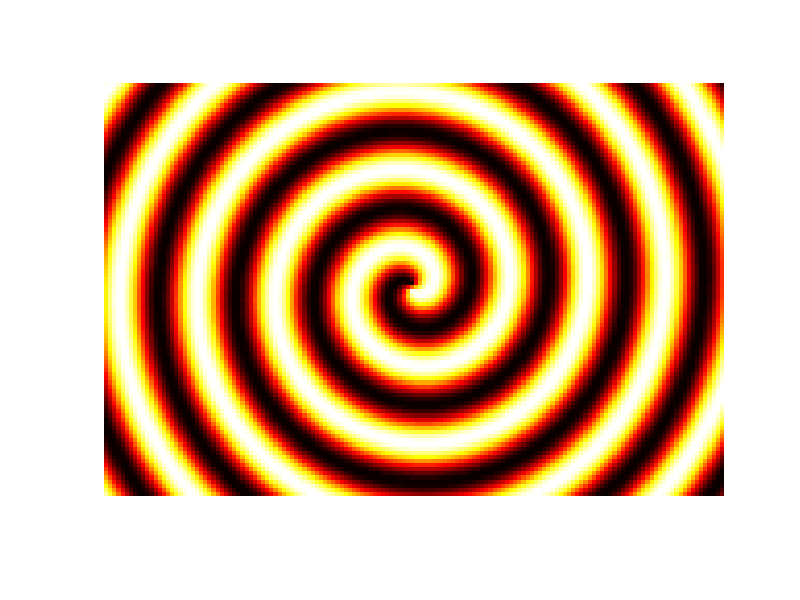

This figure's MATLAB source:
% Polar functions can be drawn by first converting x and y
% variables with the cart2pol function
[x,y] = meshgrid(1:150, 1:100);
[th, r] = cart2pol(x-75, y-50);          % Convert to polar;

% Spiral centered at (75, 50)
Img = sin(r/3 + th);

imagesc(Img);
colormap(hot);
axis image;
axis off;

